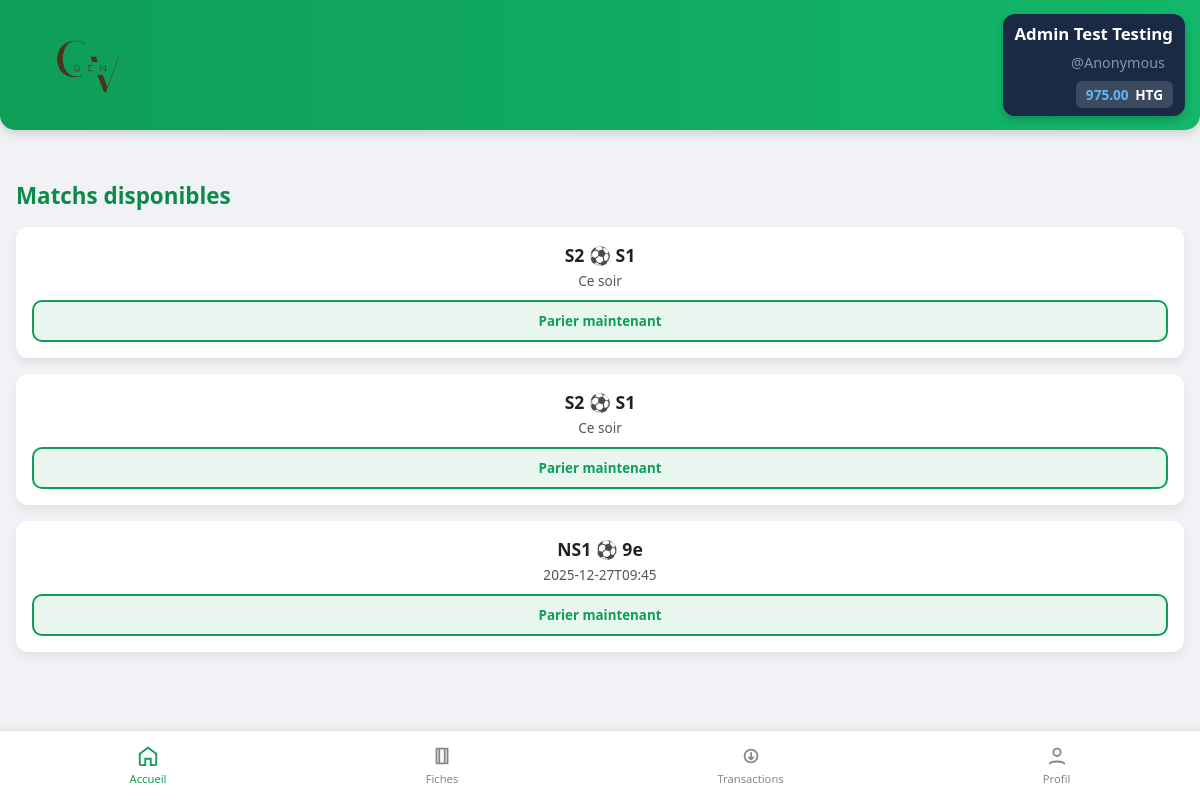
The app's page /home (signed in) with its own data.
### tables this page shows
CREATE TABLE parieurs (
                    id INTEGER PRIMARY KEY AUTOINCREMENT NOT NULL,
                    prenom TEXT NOT NULL,
                    nom TEXT NOT NULL,
                    username TEXT NOT NULL UNIQUE,
                    email TEXT NOT NULL UNIQUE,
                    age INT NOT NULL,
                    classe TEXT NOT NULL,
                    mdp TEXT NOT NULL,
                    created_at TEXT NOT NULL,
                    solde INTEGER DEFAULT 100000,
                    role TEXT DEFAULT 'parieur'
                );

CREATE TABLE matchs (
                    id INTEGER PRIMARY KEY AUTOINCREMENT NOT NULL,
                    equipe_a TEXT NOT NULL,
                    equipe_b TEXT NOT NULL,
                    date_match TEXT NOT NULL,
                    statut TEXT DEFAULT 'ouvert'
                );

### routes.py (the view)
@app.route("/home")
def home():
    if "username" in session:
        user = get_user_by_username(session["username"])
        programmes = get_programmes()
        return render_template("home.html", user=user, programmes=programmes)
    else:
        return redirect(url_for("index"))

### data.py (called while the page is built)
def depuis_centimes(centimes):
    if centimes is None:
        return Decimal("0.00")
    return (Decimal(str(centimes)) / Decimal("100")).quantize(Decimal("0.01"))

def get_user_by_username(username):
    try:
        with sqlite3.connect(DB_NAME) as conn:
            conn.row_factory = sqlite3.Row
            cur = conn.cursor()
            cur.execute("SELECT * FROM parieurs WHERE username = ?", (username,))
            user = cur.fetchone()
            if user:
                user_dict = dict(user)
                user_dict["solde"] = depuis_centimes(user_dict["solde"])
                return user_dict
            return None
    except sqlite3.Error as e:
        print(f"Erreur : {e}")
        return None

def get_matchs_en_cours():
    try:
        with sqlite3.connect(DB_NAME) as conn:
            conn.row_factory = sqlite3.Row
            cur = conn.cursor()
            cur.execute("""SELECT m.id AS match_id, m.equipe_a, m.equipe_b, m.date_match, o.libelle, o.id AS option_id, o.cote, o.categorie
            FROM matchs m
            INNER JOIN options o
            ON m.id = o.match_id
            WHERE m.statut = 'ouvert'
            """)
            return cur.fetchall()
    except sqlite3.Error as e:
        print(f"Une erreur s'est produite lors de la récupération : {e}")

def get_programmes():
    donnees = get_matchs_en_cours()
    programme = {}
    for ligne in donnees:
        m_id = ligne["match_id"]
        if m_id not in programme:
            programme[m_id] = {
                "equipe_a": ligne["equipe_a"],
                "equipe_b": ligne["equipe_b"],
                "date_match": ligne["date_match"],
                "match_id": m_id,
                "options": [],
            }
        if ligne["option_id"]:
            nouvelle_option = {
                "option_id": ligne["option_id"],
                "libelle": ligne["libelle"],
                "cote": ligne["cote"],
                "categorie": ligne["categorie"],
            }
            programme[m_id]["options"].append(nouvelle_option)
    return programme

### routes.py (called while the page is built)
@app.context_processor
def inject_user():
    user = None
    if "username" in session:
        user = get_user_by_username(session["username"])
    return dict(current_user=user)

### templates/home.html (shortened to what this page needs)
{% extends "base.html" %} {% block css %}
<link rel="stylesheet" href="{{ url_for('static', filename='css/home.css') }}" type="text/css" media="all" />
{% endblock %}  {% block content %}
<h2>Matchs disponibles</h2>
{% if not programmes %}
<div class="no-match"><p>Il n'y a aucun match pour le moment...</p></div>
{% else %}
<section class="matches">
  {% for id, match in programmes.items() %}
  <div class="match-card">
    <div class="match-info">
    	<div class="teams">{{ match["equipe_a"] }} &#9917; {{ match["equipe_b"] }}</div>
      <div class="date">{{ match["date_match"] }}</div>
    </div>
    <a href="{{ url_for('details_match', match_id=match['match_id']) }}">
    <button class="bet-btn">Parier maintenant</button>
    </a>
  </div>
  {% endfor %}
</section>
{% endif %} {% endblock %}

### templates/base.html (shortened to what this page needs)
<!doctype html>
<html lang="fr">
  <head>
    <link rel="stylesheet" href="{{ url_for('static', filename='css/base.css') }}" />
    {% block css %}{% endblock %}
  </head>
  <body>
    <header class="top-bar">
      <div class="brand"><img src="{{url_for('static', filename='img/logo.png') }}" alt="Logo de InterPam" class="logo"/>
      </div>
      <div class="user-zone">
        <span class="user-name">{{ current_user.prenom|title }} {{ current_user.nom|title }}</span>
        <span class="username">@{{current_user.username}}</span>
        <div class="balance">{{ current_user.solde }} <strong>HTG</strong>
        </div>
      </div>
    </header>
    <main class="content">
      {% block content %} {% endblock %}
    <nav class="bottom-nav">
      <a href="{{ url_for('home') }}" class="nav-item {{ 'active' if request.endpoint == 'home' }}">
        <svg viewBox="0 0 24 24" class="icon">
          <path d="M3 9.5L12 3l9 6.5V21a1 1 0 0 1-1 1h-5v-7h-6v7H4a1 1 0 0 1-1-1V9.5z" />
        </svg>
        <span>Accueil</span>
      </a>
      <a href="{{ url_for('fiches') }}" class="nav-item {{ 'active' if request.endpoint == 'fiches' }}">
        <svg viewBox="0 0 24 24" class="icon">
          <path d="M6 4h12v16H6zM9 4v16M15 4v16" />
        </svg>
        <span>Fiches</span>
      </a>
      <a href="transactions.html" class="nav-item">
        <svg viewBox="0 0 24 24" class="icon">
          <path d="M12 8v8m0 0l-3-3m3 3l3-3M5 12a7 7 0 1 1 14 0 7 7 0 0 1-14 0z" />
        </svg>
        <span>Transactions</span>
      </a>
      <a href="profil.html" class="nav-item">
        <svg viewBox="0 0 24 24" class="icon">
          <circle cx="12" cy="8" r="4" />
          <path d="M4 21c0-4 16-4 16 0" />
        </svg>
        <span>Profil</span>
      </a>
    </nav>
  </body>
</html>

### static/css/base.css (style rules this page uses)
* { margin: 0; padding: 0; box-sizing: border-box; font-family: "Poppins", system-ui, sans-serif; }
body { background: #f0f2f5; color: #222; }
.top-bar { width: 100%; height: 130px; background: linear-gradient(90deg, #0f9d58, #12b76a); display: flex; align-items: center; justify-content: space-between; padding: 0 15px; color: white; box-shadow: 0 4px 10px rgba(0, 0, 0, 0.15); z-index: 100; border-radius: 0 0 15px 15px; }
.brand { display: flex; flex-direction: column; align-items: center; gap: 12px; }
.logo { width: auto; height: 150px; padding: 8px; border-radius: 12px; display: block; }
.user-zone { background: #1a2a44; padding: 8px 12px; border-radius: 12px; text-align: right; box-shadow: 0 4px 8px rgba(0, 0, 0, 0.2); min-width: 140px; align-items: center; justify-content: center; align-content: center; line-height: 1.4; }
.user-name { display: block; font-size: 1.05rem; font-weight: 700; color: #fff; margin: 0; padding: 0; }
.username { display: block; font-size: 0.9rem; opacity: 0.8; color: #a0aec0; margin: 8px; }
.balance { background: rgba(255, 255, 255, 0.15); padding: 4px 10px; border-radius: 6px; font-size: 0.85rem; font-weight: 600; color: #63b3ed; display: inline-block; }
.balance strong { color: white; margin-left: 3px; }
.bottom-nav { position: fixed; left: 0; bottom: 0; width: 100%; height: 70px; margin: 0; padding: 0; background: #fff; border-top: 1px solid #e3e3e3; display: flex; justify-content: space-around; align-items: center; box-shadow: 0 -2px 5px rgba(0, 0, 0, 0.05); }
.nav-item { text-decoration: none; color: #888; font-size: 0.7rem; display: flex; flex-direction: column; align-items: center; transition: color 0.2s ease; }
.nav-item .icon { width: 22px; height: 22px; stroke: currentColor; fill: none; stroke-width: 2; margin-bottom: 4px; }
.nav-item.active { color: #0f9d58; }

### static/css/home.css (style rules this page uses)
.content { padding: 50px 16px 90px; }
h2, .no-matchs { font-size: 1.4rem; margin-bottom: 16px; color: #0b8a48; }
.matches { display: flex; flex-direction: column; gap: 16px; }
.match-card { background: white; border-radius: 12px; padding: 16px; box-shadow: 0 5px 10px rgba(0, 0, 0, 0.07); transition: transform 0.2s ease, box-shadow 0.2s ease; }
.match-info { margin-bottom: 10px; }
.match-info .teams { font-weight: 600; font-size: 1.1rem; margin-bottom: 4px; text-align: center; }
.match-info .date { font-size: 0.85rem; color: #555; text-align: center; }
.bet-btn { background: #e9f6ef; color: #0f9d58; border: 2px solid #0f9d58; width: 100%; padding: 10px; border-radius: 10px; cursor: pointer; font-weight: 600; transition: background 0.2s ease, border-color 0.2s ease, transform 0.1s ease; }

### records on screen
parieurs: prenom "Admin Test", nom "Testing", username "Anonymous"
matchs: equipe_a "S2", equipe_b "S1", date_match "Ce soir"
matchs: equipe_a "S2", equipe_b "S1", date_match "Ce soir"
matchs: equipe_a "NS1", equipe_b "9e", date_match "2025-12-27T09:45"

### other values on screen
{{ current_user.solde }} "975.00"
